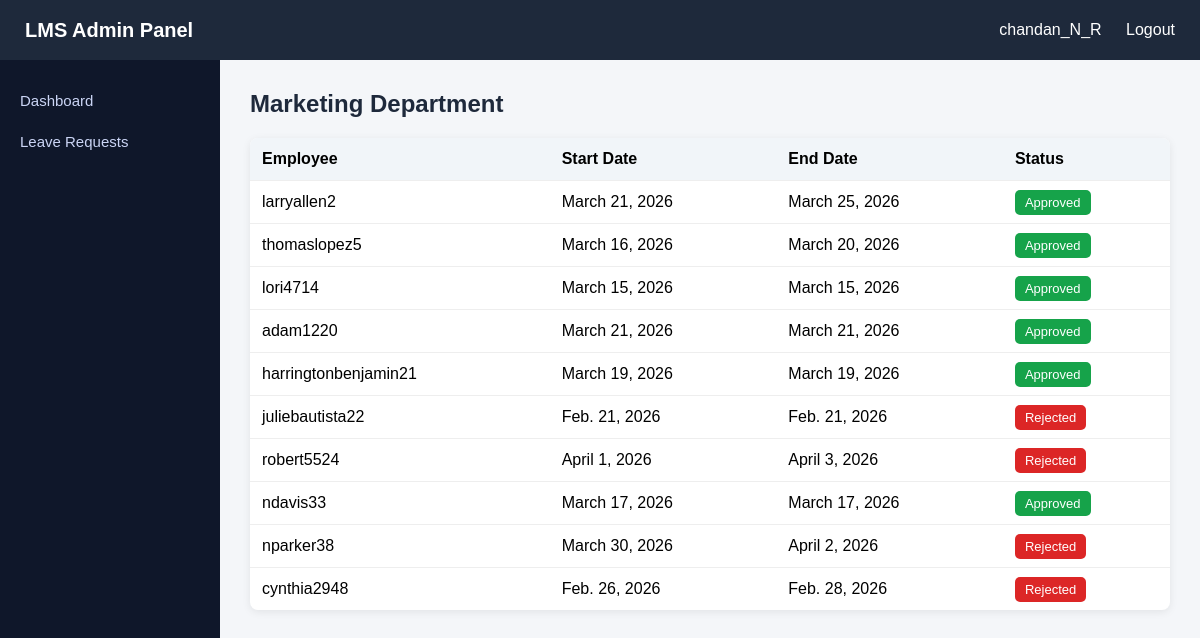
The page /LMS/department/4/ (signed in) on the database its author committed.
### account/models.py (models this page shows, shortened)
class User(AbstractUser):
    department = models.ForeignKey(
        Department,
        on_delete=models.SET_NULL,
        null=True,
        blank=True
    )

class Department(models.Model):
    name = models.CharField(max_length=40, unique=True)

### LMS/models.py (models this page shows, shortened)
class LeaveRequest(models.Model):
    STATUS_CHOICES = [
        ("pending", "Pending"),
        ("approved", "Approved"),
        ("rejected", "Rejected"),
    ]
    user = models.ForeignKey(
        settings.AUTH_USER_MODEL,
        on_delete=models.CASCADE
    )
    start_date = models.DateField()
    end_date = models.DateField()
    reason = models.TextField()
    status = models.CharField(
        max_length=20,
        choices=STATUS_CHOICES,
        default="pending"
    )
    created_at = models.DateTimeField(auto_now_add=True)

### LMS/views.py (the view)
@login_required(login_url='login')
@user_passes_test(isadmin)
def department_employees(request, dept_id):
    department = get_object_or_404(Department, id=dept_id)
    employees = User.objects.filter(department=department)
    leaves = LeaveRequest.objects.filter(
        user__department=department
    ).select_related("user")
    context = {
        "department": department,
        "employees": employees,
        "leaves": leaves
    }
    return render(request, "department_employees.html", context)

### LMS/views.py (called while the page is built)
def isadmin(user):
    return user.is_superuser

### LMS/templates/department_employees.html
{% extends "base.html" %} {% block content %}
<h2 class="page-title">{{ department.name }} Department</h2>
<table class="table">
  <thead>
    <tr>
      <th>Employee</th>
      <th>Start Date</th>
      <th>End Date</th>
      <th>Status</th>
    </tr>
  </thead>
  <tbody>
    {% for leave in leaves %}
    <tr>
      <td>{{ leave.user.username }}</td>
      <td>{{ leave.start_date }}</td>
      <td>{{ leave.end_date }}</td>
      <td>
        {% if leave.status == "approved" %}
        <span class="badge badge-approved">Approved</span>
        {% elif leave.status == "rejected" %}
        <span class="badge badge-rejected">Rejected</span>
        {% else %}
        <span class="badge badge-pending">Pending</span>
        {% endif %}
      </td>
    </tr>
    {% empty %}
    <tr>
      <td colspan="4">No leave records found</td>
    </tr>
    {% endfor %}
  </tbody>
</table>
{% endblock %}

### templates/base.html (shortened to what this page needs)
<!doctype html>
<html>
  <head>
  </head>
  <body>
    <div class="navbar">
      <h2>
        LMS {% if user.is_authenticated and user.is_staff %} Admin Panel
        {% else %} Portal {% endif %}
      </h2>
      <div>
        {% if user.is_authenticated %}
        <span>{{ user.username }}</span>
        <a href="{% url 'logout' %}">Logout</a>
        {% else %}
        <a href="{% url 'login' %}">Login</a>
        {% endif %}
      </div>
    </div>
    <div class="layout">
      <div class="sidebar">
        <a href="{% url 'dashboard' %}">Dashboard</a>
        <a href="{% url 'leave_requests' %}"> Leave Requests </a>
      </div>
      <div class="content">{% block content %} {% endblock %}</div>
    </div>
  </body>
</html>

### templates/base.html (style rules this page uses)
* { margin: 0; padding: 0; box-sizing: border-box; font-family: Arial, Helvetica, sans-serif; }
body { background: #f4f6f9; }
.navbar { height: 60px; background: #1e293b; color: white; display: flex; align-items: center; justify-content: space-between; padding: 0 25px; }
.navbar h2 { font-size: 20px; }
.navbar a { color: white; text-decoration: none; margin-left: 20px; }
.layout { display: flex; }
.sidebar { width: 220px; background: #0f172a; min-height: calc(100vh - 60px); padding-top: 20px; }
.sidebar a { display: block; color: #cbd5f5; padding: 12px 20px; text-decoration: none; font-size: 15px; }
.content { flex: 1; padding: 30px; }
.page-title { font-size: 24px; margin-bottom: 20px; color: #1e293b; }
.table { width: 100%; border-collapse: collapse; background: white; border-radius: 8px; overflow: hidden; box-shadow: 0 2px 8px rgba(0, 0, 0, 0.08); }
.table th { background: #f1f5f9; padding: 12px; text-align: left; }
.table td { padding: 12px; border-top: 1px solid #eee; }
.badge { padding: 5px 10px; border-radius: 5px; font-size: 13px; color: white; }
.badge-approved { background: #16a34a; }
.badge-rejected { background: #dc2626; }

### rows shown on the page
User: username "chandan_N_R"
Department: name "Marketing"
LeaveRequest: user.username "larryallen2", start_date "March 21, 2026", end_date "March 25, 2026", status "Approved"
LeaveRequest: user.username "thomaslopez5", start_date "March 16, 2026", end_date "March 20, 2026", status "Approved"
LeaveRequest: user.username "lori4714", start_date "March 15, 2026", end_date "March 15, 2026", status "Approved"
LeaveRequest: user.username "adam1220", start_date "March 21, 2026", end_date "March 21, 2026", status "Approved"
LeaveRequest: user.username "harringtonbenjamin21", start_date "March 19, 2026", end_date "March 19, 2026", status "Approved"
LeaveRequest: user.username "juliebautista22", start_date "Feb. 21, 2026", end_date "Feb. 21, 2026", status "Rejected"
LeaveRequest: user.username "robert5524", start_date "April 1, 2026", end_date "April 3, 2026", status "Rejected"
LeaveRequest: user.username "ndavis33", start_date "March 17, 2026", end_date "March 17, 2026", status "Approved"
LeaveRequest: user.username "nparker38", start_date "March 30, 2026", end_date "April 2, 2026", status "Rejected"
LeaveRequest: user.username "cynthia2948", start_date "Feb. 26, 2026", end_date "Feb. 28, 2026", status "Rejected"
